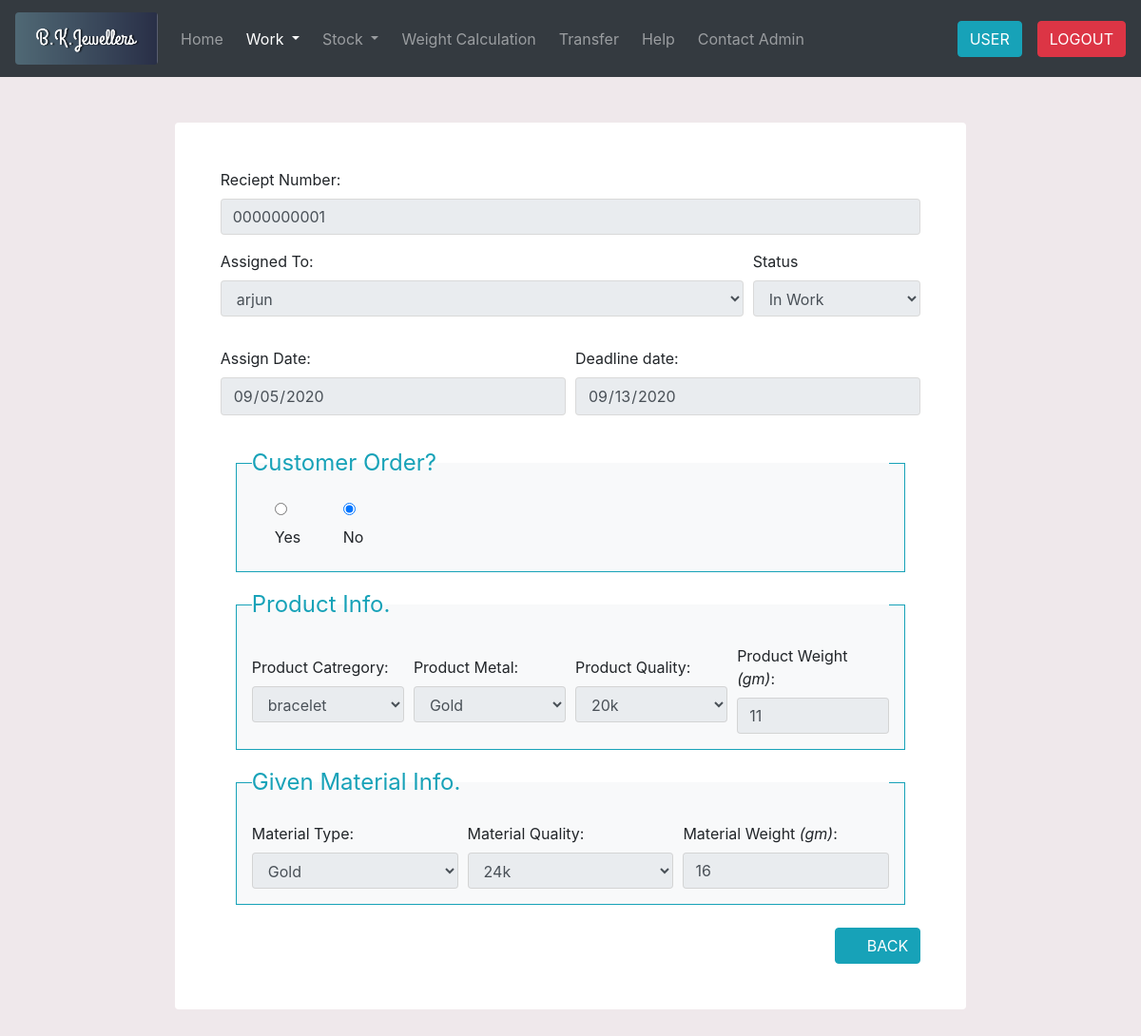
The page /depts/Mfg/search.php?recid=1 (signed in) on the database its author committed.
### tables this page shows
CREATE TABLE `mfg_work_reciept` (
  `id` int(11) NOT NULL,
  `reciept_no` varchar(250) NOT NULL,
  `worker` varchar(250) NOT NULL,
  `customer_order` varchar(250) NOT NULL,
  `prd_category` varchar(250) NOT NULL,
  `prd_metal` varchar(250) NOT NULL,
  `prd_quality` varchar(250) NOT NULL,
  `prd_weight` float NOT NULL,
  `gvn_material_type` varchar(250) NOT NULL,
  `gvn_material_quality` varchar(250) NOT NULL,
  `gvn_material_weight` float NOT NULL,
  `start_date` timestamp NOT NULL DEFAULT current_timestamp() ON UPDATE current_timestamp(),
  `deadline_date` varchar(250) NOT NULL,
  `completion_date` timestamp NULL DEFAULT NULL,
  `status` varchar(250) NOT NULL
);

CREATE TABLE `mfg_workers` (
  `id` int(11) NOT NULL,
  `worker_name` varchar(250) NOT NULL
);

CREATE TABLE `category` (
  `id` int(11) NOT NULL,
  `category_name` varchar(250) NOT NULL
);

### depts/Mfg/search.php (the view, shortened to what this page needs)
<?php
if($_SESSION['user'] == ''){
    $_SESSION['user'] = '';
    header('location:index.php');
} else {
include 'connection.php';
$user = $_SESSION['user'];
    $ID = $_GET['recid'];
    $search = "SELECT mfg_work_reciept.id AS rec_id, mfg_work_reciept.reciept_no, mfg_work_reciept.worker, mfg_work_reciept.customer_order,
                mfg_work_reciept.prd_category, mfg_work_reciept.prd_metal, mfg_work_reciept.prd_quality,
                mfg_work_reciept.prd_weight, mfg_work_reciept.gvn_material_type, mfg_work_reciept.gvn_material_quality,
                mfg_work_reciept.gvn_material_weight, mfg_work_reciept.start_date, mfg_work_reciept.deadline_date,
                mfg_work_reciept.status, mfg_workers.id AS worker_id, mfg_workers.worker_name, category.id AS cat_id, category.category_name
                FROM mfg_work_reciept JOIN mfg_workers ON mfg_work_reciept.worker = mfg_workers.id
                JOIN category ON mfg_work_reciept.prd_category = category.id WHERE mfg_work_reciept.id = '$ID'";
    $search_res = mysqli_query($conn, $search);
    $res_row = mysqli_fetch_assoc($search_res);
?>
<!DOCTYPE html>
<html lang="en">
<head>
	<link rel="stylesheet" type="text/css" href="vendor/bootstrap/css/bootstrap.min.css">
	<link rel="stylesheet" type="text/css" href="fonts/Linearicons-Free-v1.0.0/icon-font.min.css">
    <link rel="stylesheet" type="text/css" href="css/card.css">
    <link rel="stylesheet" type="text/css" href="css/pointer.css">
</head>
<body style="background-color:#efe8eb;">
    <nav class="navbar navbar-expand-lg navbar-dark bg-dark">
        <a class="navbar-brand" href="home.php">
            <img src="images/text_logo.png" class="rounded" width="150" height="auto" alt="text_logo" loading="lazy">
        </a>
        <div class="collapse navbar-collapse" id="navbarSupportedContent">
            <ul class="navbar-nav mr-auto">
                <li class="nav-item">
                    <a class="nav-link" href="home.php">Home</a>
                </li>
                <li class="nav-item dropdown ml-2 active">
                    <a class="nav-link dropdown-toggle" href="#" id="navbarDropdown" role="button" data-toggle="dropdown" aria-haspopup="true" aria-expanded="false">
                    Work
                    </a>
                </li>
                <li class="nav-item dropdown ml-2">
                    <a class="nav-link dropdown-toggle" href="#" id="navbarDropdown" role="button" data-toggle="dropdown" aria-haspopup="true" aria-expanded="false">
                    Stock
                    </a>
                </li>
                <li class="nav-item ml-2">
                    <a class="nav-link" href="help.php">Weight Calculation</a>
                </li>
                <li class="nav-item ml-2">
                    <a class="nav-link" href="transfer_home.php">Transfer</a>
                </li>
                <li class="nav-item ml-2">
                    <a class="nav-link" href="help.php">Help</a>
                </li>
                <li class="nav-item ml-2">
                    <a class="nav-link" href="mail.php">Contact Admin</a>
                </li>
            </ul>
            <form class="form-inline my-2 my-lg-0">
                <button type="button" class="btn btn-info mr-3" data-toggle="tooltip" data-placement="bottom" title="<?php echo $user; ?>">USER</button>
                <a href="logout.php" class="btn btn-danger">LOGOUT</a>
            </form>
        </div>
    </nav>
    <div class="container">
        <form method="POST" id="new_reciept" class="mx-auto bg-white mt-5 mb-5 p-5 rounded w-75">
            <div class="form-group">
                <label for="reciept_num">Reciept Number:</label>
                <input type="text" readonly name="reciept_num" class="form-control" id="reciept_num" value=<?php echo $res_row['reciept_no']; ?> >
            </div>
            <div class="form-row align-items-center">
                <div class="form-group col-sm-9">
                    <label for="worker_name">Assigned To:</label>
                    <select class="form-control" readonly name="worker_name" id="worker_name">
                        <option value=<?php echo $res_row['worker_id']; ?>><?php echo $res_row['worker_name']; ?></option>
                    </select>
                </div>
                <div class="form-group col-sm-3">
                    <label for="status">Status</label>
                    <select name="status" readonly id="status" class="form-control">
                        <option value="in work"><?php if($res_row['status'] == 'in work'){echo "In Work";} ?></option>
                    </select>
                </div>
            </div>
            <div class="form-row align-items-center my-3">
                <div class="form-group col-sm-6">
                    <label for="assign_date">Assign Date:</label>
                    <input type="date" readonly name="assign_date" value=<?php echo $res_row['start_date']; ?> class="form-control" id="assign_date" >
                </div>
                <div class="form-group col-sm-6">
                    <label for="deadline_date">Deadline date:</label>
                    <input type="date" readonly name="deadline_date" value=<?php echo $res_row['deadline_date']; ?> class="form-control" id="deadline_date" >
                </div>
            </div>
            <fieldset class="bg-light p-3 m-3 border border-info">
                <legend class="text-info">Customer Order?</legend>
                <div class="form-row">
                    <div class="col-sm-6 align-items-center">
                        <div class="form-check form-check-inline mx-4 mr-4">
                            <input class="form-check-input m-0" readonly type="radio" <?php if($res_row['customer_order'] == 'yes'){echo "checked";} ?> name="customer_order" id="customer_order_yes" value="yes">
                            <label class="form-check-label p-0 pt-4" for="customer_order">Yes</label>
                        </div>
                        <div class="form-check form-check-inline ml-3">
                            <input class="form-check-input m-0" readonly type="radio" <?php if($res_row['customer_order'] == 'no'){echo "checked";} ?> name="customer_order" id="customer_order_no" value="no">
                            <label class="form-check-label p-0 pt-4" for="customer_order">No</label>
                        </div>
                    </div>
                </div>
            </fieldset>
            <fieldset class="bg-light p-3 m-3 border border-info">
                <legend class="text-info">Product Info.</legend>
                <div class="form-row align-items-center">
                    <div class="col-sm-3 col-md-3">
                        <label for="prd_category">Product Catregory:</label>
                        <select class="form-control" readonly name="prd_category" id="prd_category" >
                            <option value=<?php echo $res_row['cat_id']; ?>><?php echo $res_row['category_name']; ?></option>
                        </select>
                    </div>
                    <div class="col-sm-3 col-md-3">
                        <label for="prd_metal">Product Metal:</label>
                            <select class="form-control" readonly name="prd_metal" id="prd_metal" >
                                <option value=<?php echo $res_row['prd_metal'];?>>
                                    <?php
                                        if($res_row['prd_metal'] == 'gold'){
                                            echo "Gold";
                                        } else {
                                            echo "Silver";
                                        }
                                    ?>
                                </option>
                            </select>
                    </div>
                    <div class="col-sm-3 col-md-3">
                        <label for="prd_quality">Product Quality:</label>
                        <select class="form-control" readonly name="prd_quality" id="prd_quality" >
                            <option value=<?php echo $res_row['prd_quality']; ?>><?php echo $res_row['prd_quality']; ?></option>
                        </select>
                    </div>
                    <div class="col-sm-3 col-md-3">
                        <label for="prd_weight">Product Weight <em>(gm)</em>:</label>
                        <input type="text" readonly value=<?php echo $res_row['prd_weight']; ?> name="prd_weight" class="form-control" id="prd_weight" >
                    </div>
                </div>
            </fieldset>
            <fieldset class="bg-light p-3 m-3 border border-info">
                <legend class="text-info">Given Material Info.</legend>
                <div class="form-row align-items-center">
                    <div class="col-sm-4">
                        <label for="material_given">Material Type:</label>
                        <select name="material_given" readonly class="form-control" id="material_given">
                            <option value=<?php echo $res_row['gvn_material_type']; ?>>
                                <?php
                                    if($res_row['gvn_material_type'] == 'gold'){
                                        echo "Gold";
                                    } else {
                                        echo "Silver";
                                    }
                                ?>
                            </option>
                        </select>
                    </div>
                    <div class="col-sm-4">
                        <label for="material_quality">Material Quality:</label>
                        <select class="form-control" readonly name="material_quality" id="material_quality" >
                            <option value=>
                                <?php
                                    if($res_row['gvn_material_quality'] == '24k'){
                                        echo "24k";
                                    } else if($res_row['gvn_material_quality'] == '999') {
                                        echo "999";
                                    } else {
                                        echo "92.5";
                                    }
                                ?>
                            </option>
                        </select>
                    </div>
                    <div class="col-sm-4">
                        <label for="material_weight">Material Weight <em>(gm)</em>:</label>
                        <input type="text" readonly value=<?php echo $res_row['gvn_material_weight']; ?> name="material_weight" class="form-control" id="material_weight" >
                    </div>
                </div>
            </fieldset>
            <div class="d-flex flex-row bd-highlight mt-4">
                <div class="bd-highlight ml-auto">
                    <a href="manage_work.php" class="btn btn-info"><span class="lnr lnr-arrow-left-circle pr-2"></span>BACK</a>
                </div>
            </div>
        </form>
    </div>
</body>
</html>
<?php } ?>

### depts/Mfg/css/pointer.css (style rules this page uses)
.btn { cursor: pointer; }

### rows shown on the page
mfg_work_reciept: reciept_num "0000000001", worker_name "arjun", status "In Work", deadline_date "09/13/2020", customer_order "☑", prd_category "bracelet", prd_metal "Gold", prd_quality "20k", prd_weight "11", material_given "Gold", material_quality "24k", material_weight "16"
